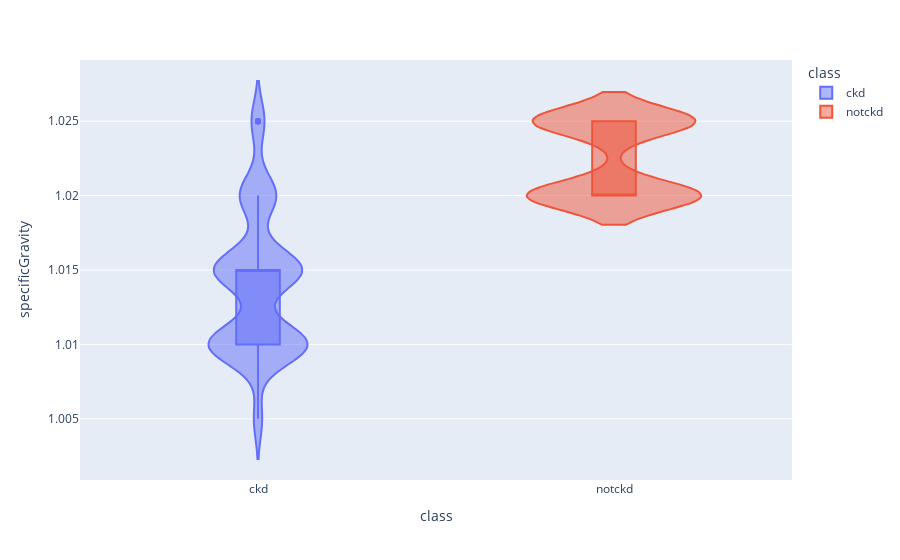

Write notebook code for a chart like this one.
### Code cell
violinPlot('specificGravity')

### Figure 1 — Plotly figure (JSON) as saved in the notebook; plotly's stock layout.template omitted (floating-point values rounded to 4 significant figures; data arrays with more than 128 entries replaced by an {"elided": "..."} marker saying what was removed)
{"data": [{"alignmentgroup": "True", "box": {"visible": true}, "hovertemplate": "class=%{x}<br>specificGravity=%{y}<extra></extra>", "legendgroup": "ckd", "marker": {"color": "#636efa"}, "name": "ckd", "offsetgroup": "ckd", "orientation": "v", "scalegroup": "True", "showlegend": true, "type": "violin", "x": {"elided": "250 str values"}, "x0": " ", "xaxis": "x", "y": {"elided": "250 float values"}, "y0": " ", "yaxis": "y"}, {"alignmentgroup": "True", "box": {"visible": true}, "hovertemplate": "class=%{x}<br>specificGravity=%{y}<extra></extra>", "legendgroup": "notckd", "marker": {"color": "#EF553B"}, "name": "notckd", "offsetgroup": "notckd", "orientation": "v", "scalegroup": "True", "showlegend": true, "type": "violin", "x": {"elided": "150 str values"}, "x0": " ", "xaxis": "x", "y": {"elided": "150 float values"}, "y0": " ", "yaxis": "y"}], "layout": {"legend": {"title": {"text": "class"}, "tracegroupgap": 0}, "margin": {"t": 60}, "violinmode": "overlay", "xaxis": {"anchor": "y", "categoryarray": ["ckd", "notckd"], "categoryorder": "array", "domain": [0, 1], "title": {"text": "class"}}, "yaxis": {"anchor": "x", "domain": [0, 1], "title": {"text": "specificGravity"}}}}
